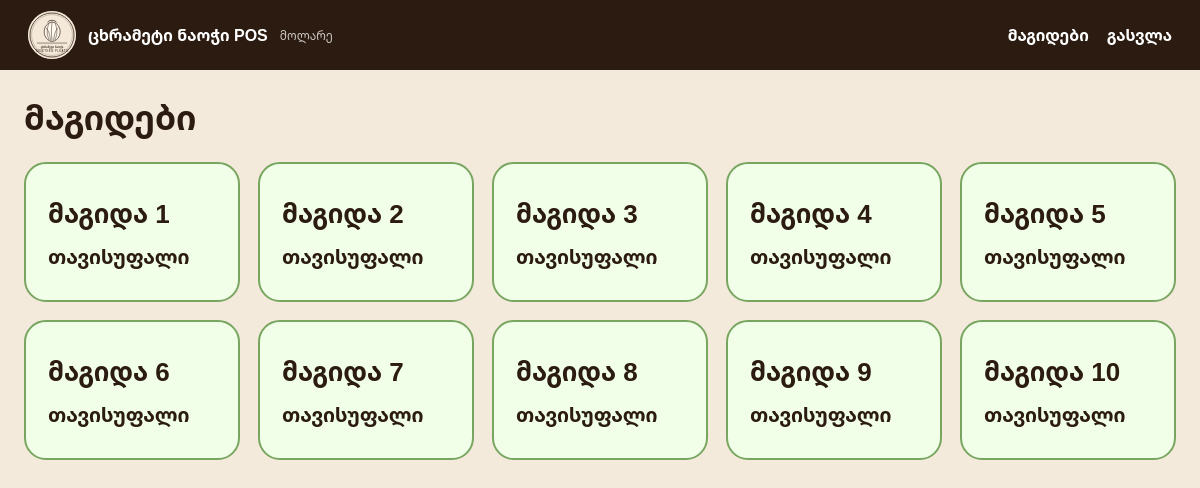
/?page=tables (signed in), run on the app's committed database.
### tables this page shows
CREATE TABLE IF NOT EXISTS restaurant_tables (
  id INT AUTO_INCREMENT PRIMARY KEY,
  name VARCHAR(50) NOT NULL,
  status ENUM('free','occupied') NOT NULL DEFAULT 'free',
  created_at TIMESTAMP DEFAULT CURRENT_TIMESTAMP
);

### public/index.php (called while the page is built)
<?php
require __DIR__ . '/pos.php';

### public/pos.php (the view, shortened to what this page needs)
<?php
function load_env(): array
{
    $path = __DIR__ . '/../.env';
    if (!file_exists($path)) $path = __DIR__ . '/../.env.example';
    $env = [];
    if (file_exists($path)) {
        foreach (file($path, FILE_IGNORE_NEW_LINES | FILE_SKIP_EMPTY_LINES) as $line) {
            $line = trim($line);
            if ($line === '' || str_starts_with($line, '#') || !str_contains($line, '=')) continue;
            [$key, $value] = explode('=', $line, 2);
            $env[trim($key)] = trim(trim($value), "\"'");
        }
    }
    return $env;
}
$env = load_env();
function envv(string $key, $default = null) { global $env; return $env[$key] ?? $default; }
function h($v): string { return htmlspecialchars((string)$v, ENT_QUOTES, 'UTF-8'); }
function db(): PDO
{
    static $pdo = null;
    if ($pdo) return $pdo;
    $dsn = 'mysql:host=' . envv('DB_HOST','127.0.0.1') . ';port=' . envv('DB_PORT','3306') . ';dbname=' . envv('DB_DATABASE','nineteen_pleats') . ';charset=utf8mb4';
    $pdo = new PDO($dsn, envv('DB_USERNAME','root'), envv('DB_PASSWORD',''), [PDO::ATTR_ERRMODE=>PDO::ERRMODE_EXCEPTION, PDO::ATTR_DEFAULT_FETCH_MODE=>PDO::FETCH_ASSOC]);
    return $pdo;
}
function user(): ?array { return $_SESSION['user'] ?? null; }
function is_logged_in(): bool { return user() !== null; }
function is_admin(): bool { return (user()['role'] ?? '') === 'admin'; }
function current_open_order(int $tableId): ?array
{
    $stmt = db()->prepare('SELECT * FROM orders WHERE table_id=? AND status="open" ORDER BY id DESC LIMIT 1');
    $stmt->execute([$tableId]);
    $row = $stmt->fetch();
    return $row ?: null;
}
function layout_header(string $title): void
{
    echo '<!doctype html><html lang="ka"><head><meta charset="utf-8"><meta name="viewport" content="width=device-width, initial-scale=1"><title>'.h($title).'</title><link rel="stylesheet" href="assets/app.css"></head><body>';
    if (is_logged_in()) {
        $role = is_admin() ? 'ადმინისტრატორი' : 'მოლარე';
        echo '<header class="top"><div class="brand"><img src="assets/logo.svg" alt="logo"><strong>ცხრამეტი ნაოჭი POS</strong><small>'.h($role).'</small></div><nav><a href="?page=tables">მაგიდები</a>';
        echo '<a href="?page=logout">გასვლა</a></nav></header>';
    }
    echo '<main class="wrap">';
}
function layout_footer(): void { echo '</main></body></html>'; }
$page = $_GET['page'] ?? 'tables';
if ($page === 'tables') {
    layout_header('მაგიდები');
    $tables = db()->query('SELECT * FROM restaurant_tables ORDER BY id')->fetchAll();
    echo '<h1>მაგიდები</h1><div class="tables-grid">';
    foreach ($tables as $table) { $order = current_open_order((int)$table['id']); $total = $order ? order_total((int)$order['id']) : 0; $class = $order ? 'occupied' : 'free'; echo '<a class="table-card '.$class.'" href="?page=table&id='.(int)$table['id'].'"><span>'.h($table['name']).'</span><strong>'.($order ? money($total) : 'თავისუფალი').'</strong></a>'; }
    echo '</div>'; layout_footer(); exit;
}

### public/assets/app.css (style rules this page uses)
* { box-sizing:border-box }
body { margin:0;font-family:Arial,'Noto Sans Georgian',sans-serif;background:#f3eadc;color:#2b1b10 }
.top { min-height:70px;background:#2b1b10;color:#fff;display:flex;align-items:center;justify-content:space-between;padding:8px 28px;position:sticky;top:0;z-index:10 }
.brand { display:flex;align-items:center;gap:12px }
.brand img { width:48px;height:48px;border-radius:50%;background:#f4e8d8 }
.brand strong { display:block }
.brand small { display:block;opacity:.75;font-size:12px }
.top a { color:#fff;text-decoration:none;margin-left:18px;font-weight:700 }
.wrap { max-width:1280px;margin:0 auto;padding:24px }
h1 { font-size:34px;margin:0 0 22px }
.tables-grid { display:grid;grid-template-columns:repeat(auto-fill,minmax(190px,1fr));gap:18px }
.table-card { display:flex;flex-direction:column;justify-content:center;min-height:140px;text-decoration:none;border-radius:22px;padding:22px;border:2px solid #d6b98e;color:#2b1b10;background:#fffaf2;transition:.15s }
.table-card span { font-size:26px;font-weight:800 }
.table-card strong { margin-top:12px;font-size:20px }
.table-card.free { border-color:#78a660;background:#f1ffe9 }

### data on the page
restaurant_tables: name "მაგიდა 1"
restaurant_tables: name "მაგიდა 2"
restaurant_tables: name "მაგიდა 3"
restaurant_tables: name "მაგიდა 4"
restaurant_tables: name "მაგიდა 5"
restaurant_tables: name "მაგიდა 6"
restaurant_tables: name "მაგიდა 7"
restaurant_tables: name "მაგიდა 8"
restaurant_tables: name "მაგიდა 9"
restaurant_tables: name "მაგიდა 10"

### other printed values
$role "მოლარე"
